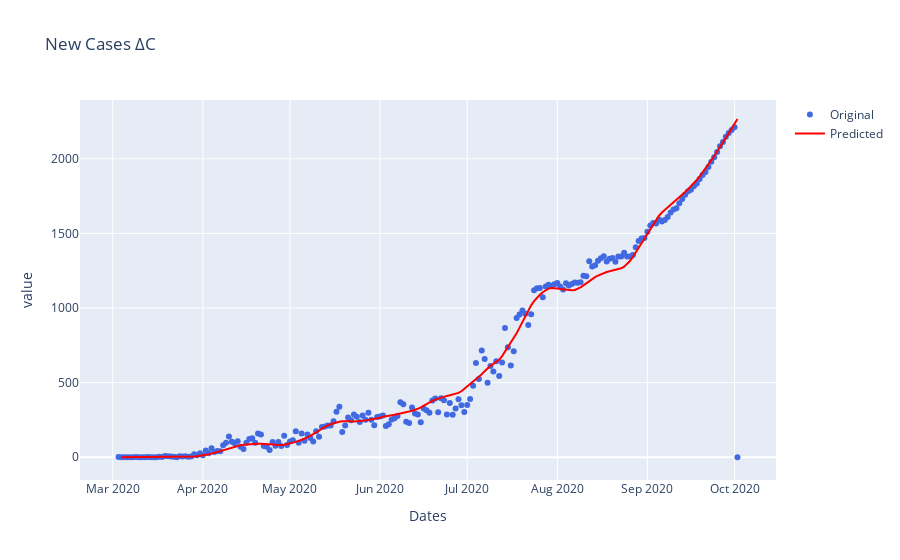

Notebook code cell kept with this figure:
### Code cell
#New Cases ΔC
fig=go.Figure()
fig.add_trace(go.Scatter(x=df_state['Date'], y=df_state['Delta_C'],name='Original',
                         mode='markers',line=dict(color='royalblue',)))
fig.add_trace(go.Scatter(x=df_state['Date'], y=df_pred['Confirmed'].diff(),name='Predicted',
                         line=dict(color='red',)))
fig.update_layout(title = "New Cases ΔC", xaxis = {'title':'Dates'}, yaxis = {'title':'value'})
#fig.update_xaxes(rangeslider_visible=True)
fig.show()

### Figure 1 — Plotly figure (JSON) as saved in the notebook; plotly's stock layout.template omitted (floating-point values rounded to 4 significant figures; data arrays with more than 128 entries replaced by an {"elided": "..."} marker saying what was removed)
{"data": [{"line": {"color": "royalblue"}, "mode": "markers", "name": "Original", "type": "scatter", "x": {"elided": "214 str values"}, "y": {"elided": "214 int values"}}, {"line": {"color": "red"}, "name": "Predicted", "type": "scatter", "x": {"elided": "214 str values"}, "y": {"elided": "214 float values"}}], "layout": {"title": {"text": "New Cases ΔC"}, "xaxis": {"title": {"text": "Dates"}}, "yaxis": {"title": {"text": "value"}}}}
